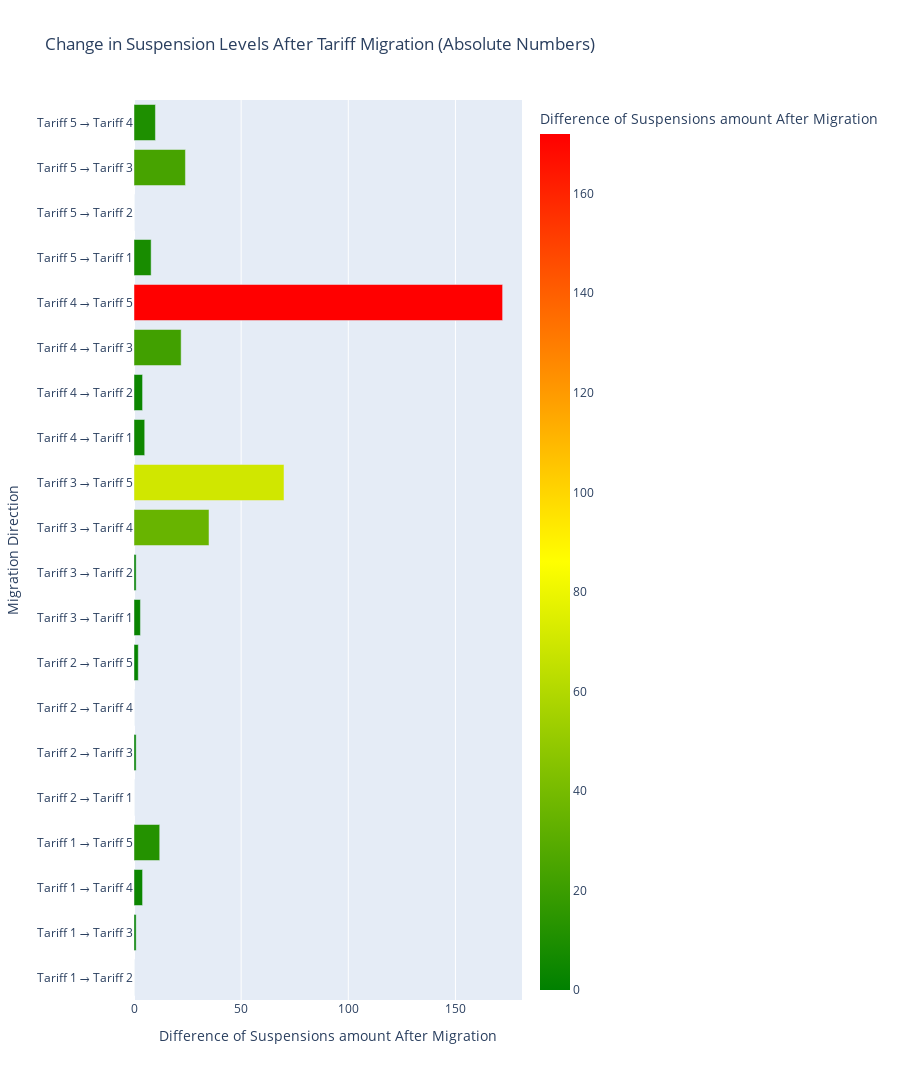

Source (notebook cell):
### Markdown cell above
## Suspensions analysis

### Code cell
suspended['START_DT'] = pd.to_datetime(suspended['START_DT'])
suspended['END_DT'] = pd.to_datetime(suspended['END_DT']).fillna(pd.Timestamp('today'))
suspended['START_MONTH'] = suspended['START_DT'].dt.to_period('M')
suspended['END_MONTH'] = suspended['END_DT'].dt.to_period('M')

avg_block_df = tariff_plans.copy()
avg_block_df['CHANGE_MONTH'] = pd.to_datetime(avg_block_df['START_DTTM']).dt.to_period('M')
avg_block_df = avg_block_df.sort_values(['SUBSCRIBER_ID', 'CHANGE_MONTH'])
avg_block_df['MIGRATION'] = avg_block_df.groupby('SUBSCRIBER_ID')['TARIFF_PLAN_ID'].shift(-1)

avg_block_df = avg_block_df[avg_block_df['TARIFF_PLAN_ID'] != avg_block_df['MIGRATION']].dropna(subset=['MIGRATION'])

def calculate_suspensions(subscriber_id, periods):
    count = suspended[
        (suspended['SUBSCRIBER_ID'] == subscriber_id) &
        (suspended['START_MONTH'] <= periods[-1]) & 
        (suspended['END_MONTH'] >= periods[0])
    ].shape[0]
    return count

results = []
for _, row in avg_block_df.iterrows():
    pre_period, post_period = calculate_periods(row['CHANGE_MONTH'])
    subscriber_id = row['SUBSCRIBER_ID']
    migration = (row['TARIFF_PLAN_ID'], row['MIGRATION'])

    pre_blocks = calculate_suspensions(subscriber_id, pre_period)
    post_blocks = calculate_suspensions(subscriber_id, post_period)

    results.append({
        'TARIFF_PLAN_ID': migration[0],
        'MIGRATION': migration[1],
        'PRE_BLOCKS': pre_blocks,
        'POST_BLOCKS': post_blocks,
        'DELTA_BLOCKS': post_blocks - pre_blocks
    })

block_df = pd.DataFrame(results)
aggregated_blocks = block_df.groupby(['TARIFF_PLAN_ID', 'MIGRATION']).agg({
    'PRE_BLOCKS': 'sum',
    'POST_BLOCKS': 'sum',
}).reset_index()

aggregated_blocks['DELTA_BLOCKS'] = aggregated_blocks['POST_BLOCKS'] - aggregated_blocks['PRE_BLOCKS']

fig = px.bar(
    aggregated_blocks,
    x='DELTA_BLOCKS',
    y=aggregated_blocks.apply(lambda x: f"Tariff {int(x['TARIFF_PLAN_ID'])} → Tariff {int(x['MIGRATION'])}", axis=1),
    orientation='h',
    color='DELTA_BLOCKS',
    color_continuous_scale=['green', 'yellow', 'red'],
    title='Change in Suspension Levels After Tariff Migration (Absolute Numbers)',
    labels={'DELTA_BLOCKS': 'Difference of Suspensions amount After Migration', 'y': 'Migration Direction'}
)
fig.update_layout(
    xaxis_title='Difference of Suspensions amount After Migration', 
    yaxis_title='Migration Direction',
    height=1080
)
fig.show()

### Figure 1 — Plotly figure (JSON) as saved in the notebook; plotly's stock layout.template omitted (floating-point values rounded to 4 significant figures)
{"data": [{"alignmentgroup": "True", "hovertemplate": "Difference of Suspensions amount After Migration=%{marker.color}<br>Migration Direction=%{y}<extra></extra>", "legendgroup": "", "marker": {"color": [0, 1, 4, 12, 0, 1, 0, 2, 3, 1, 35, 70, 5, 4, 22, 172, 8, 0, 24, 10], "coloraxis": "coloraxis", "pattern": {"shape": ""}}, "name": "", "offsetgroup": "", "orientation": "h", "showlegend": false, "textposition": "auto", "type": "bar", "x": [0, 1, 4, 12, 0, 1, 0, 2, 3, 1, 35, 70, 5, 4, 22, 172, 8, 0, 24, 10], "xaxis": "x", "y": ["Tariff 1 → Tariff 2", "Tariff 1 → Tariff 3", "Tariff 1 → Tariff 4", "Tariff 1 → Tariff 5", "Tariff 2 → Tariff 1", "Tariff 2 → Tariff 3", "Tariff 2 → Tariff 4", "Tariff 2 → Tariff 5", "Tariff 3 → Tariff 1", "Tariff 3 → Tariff 2", "Tariff 3 → Tariff 4", "Tariff 3 → Tariff 5", "Tariff 4 → Tariff 1", "Tariff 4 → Tariff 2", "Tariff 4 → Tariff 3", "Tariff 4 → Tariff 5", "Tariff 5 → Tariff 1", "Tariff 5 → Tariff 2", "Tariff 5 → Tariff 3", "Tariff 5 → Tariff 4"], "yaxis": "y"}], "layout": {"barmode": "relative", "coloraxis": {"colorbar": {"title": {"text": "Difference of Suspensions amount After Migration"}}, "colorscale": [[0, "green"], [0.5, "yellow"], [1, "red"]]}, "height": 1080, "legend": {"tracegroupgap": 0}, "title": {"text": "Change in Suspension Levels After Tariff Migration (Absolute Numbers)"}, "xaxis": {"anchor": "y", "domain": [0, 1], "title": {"text": "Difference of Suspensions amount After Migration"}}, "yaxis": {"anchor": "x", "domain": [0, 1], "title": {"text": "Migration Direction"}}}}
